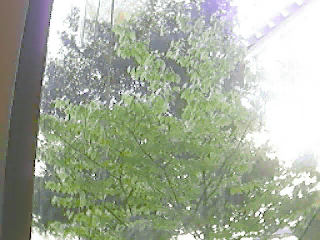
#> input picture frame 44 of resource/tree.avi, 320 x 240 px, given in place of shibuya.mp4, which was not available
$ python dense_optical_flow.py
#> lines starting #> are read from the running program, lines starting #| are printed output that depends on the picture; pictures that were not available may be replaced by others from this repository, and a replacement may not be noted
import cv2
import numpy as np

cap = cv2.VideoCapture("resource\\shibuya.mp4")

ret, first_frame = cap.read()
#> first_frame is the input picture: shape (240, 320, 3); mean B, G, R 153, 171.5, 162.9

prev_gray = cv2.cvtColor(first_frame, cv2.COLOR_BGR2GRAY)
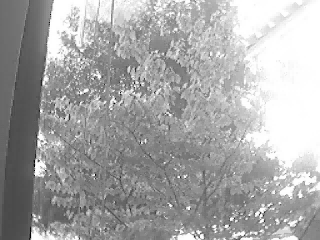
#> prev_gray: shape (240, 320); min 0, max 255, mean 166.8

mask = np.zeros_like(first_frame)
# 设置图像饱和度到最大
mask[...,1]=255

while(cap.isOpened()):
    ret, frame = cap.read()
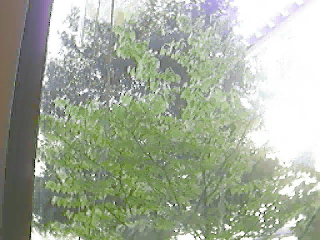
#> input picture frame 45 of resource/tree.avi, 320 x 240 px, given in place of shibuya.mp4, which was not available
#> frame is the input picture: shape (240, 320, 3); mean B, G, R 153.5, 171.7, 163.2
    cv2.imshow("input", frame)
    gray = cv2.cvtColor(frame, cv2.COLOR_BGR2GRAY)
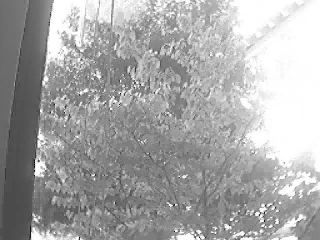
#> gray: shape (240, 320); min 7, max 255, mean 167.1
    # 用Farnevback 方法计算dense optical flow
    flow = cv2.calcOpticalFlowFarneback(prev_gray, gray, None, 0.5, 3, 15, 3, 5, 1.2, 0)
    # 计算2D向量的幅度和角度
    magnitude, angle = cv2.cartToPolar(flow[...,0], flow[...,1])
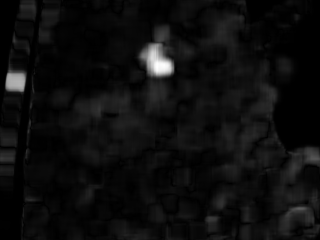
#> magnitude: shape (240, 320) float32; min 2.97e-21, max 5.85, mean 0.324; drawn with min black and max white
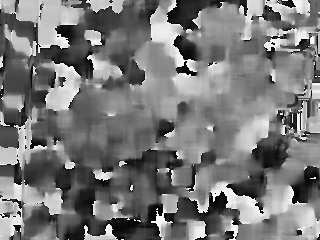
#> angle: shape (240, 320) float32; min 6.92e-06, max 6.28, mean 2.97; drawn with min black and max white
    # 设置image hue 根据optical flow direction
    mask[..., 0] = angle * 180 / np.pi / 2
    # 根据optical flow magnitude 设置image value
    mask[...,2] = cv2.normalize(magnitude, None, 0, 255, cv2.NORM_MINMAX)
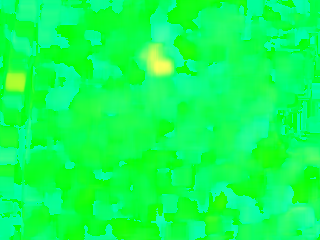
#> mask: shape (240, 320, 3); mean of channels 0, 1, 2 84.7, 255, 13.7; drawn as B, G, R
    # HSV转为BGR
    rgb = cv2.cvtColor(mask, cv2.COLOR_HSV2BGR)
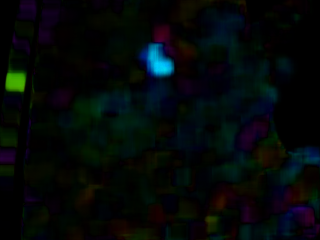
#> rgb: shape (240, 320, 3); mean B, G, R 8.4, 8.5, 3.7

    cv2.imshow("Car", rgb)

    prev_gray=gray
    if cv2.waitKey(1) & 0xFF == ord('q'):
#> (key q is pressed here)
        break

cap.release()
cv2.destroyAllWindows()

$ run again, starting later in the video
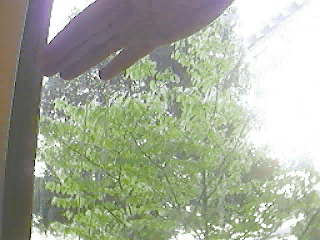
#> input picture frame 199 of resource/tree.avi, 320 x 240 px, given in place of shibuya.mp4, which was not available
#> first_frame is the input picture: shape (240, 320, 3); mean B, G, R 152.4, 171.3, 164.3
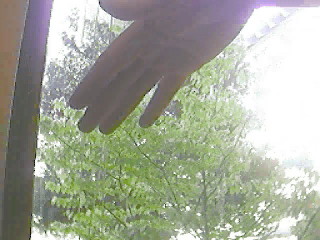
#> input picture frame 200 of resource/tree.avi, 320 x 240 px, given in place of shibuya.mp4, which was not available
#> frame is the input picture: shape (240, 320, 3); mean B, G, R 153.3, 169, 164.4
#> `rgb = cv2.cvtColor(mask, cv2.COLOR_HSV2BGR)`:
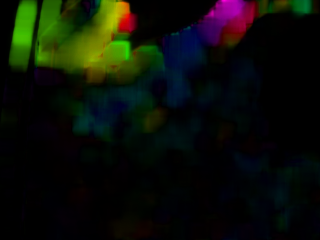
#> rgb: shape (240, 320, 3); mean B, G, R 7.2, 15.7, 11.5
